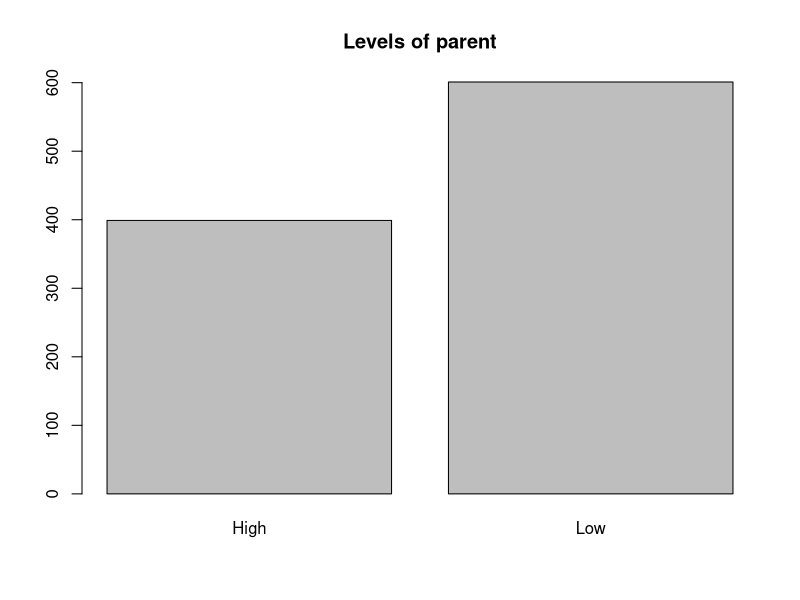
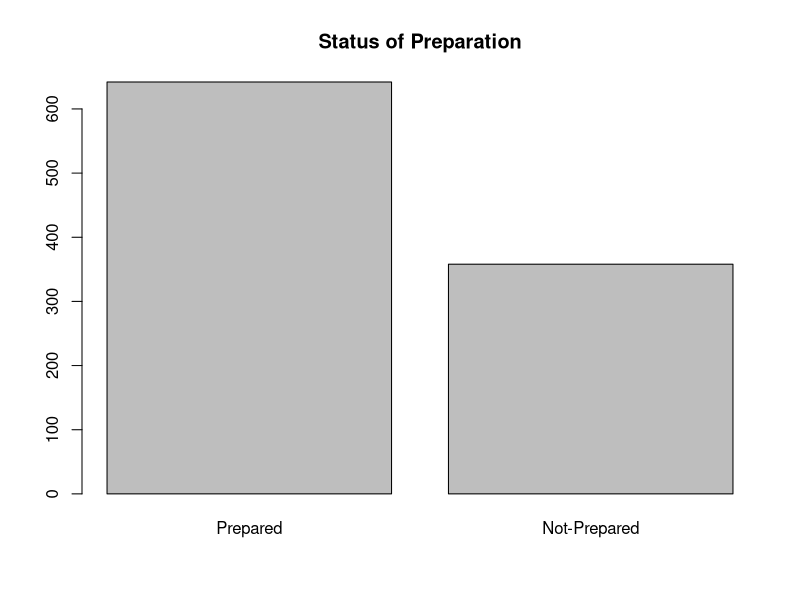
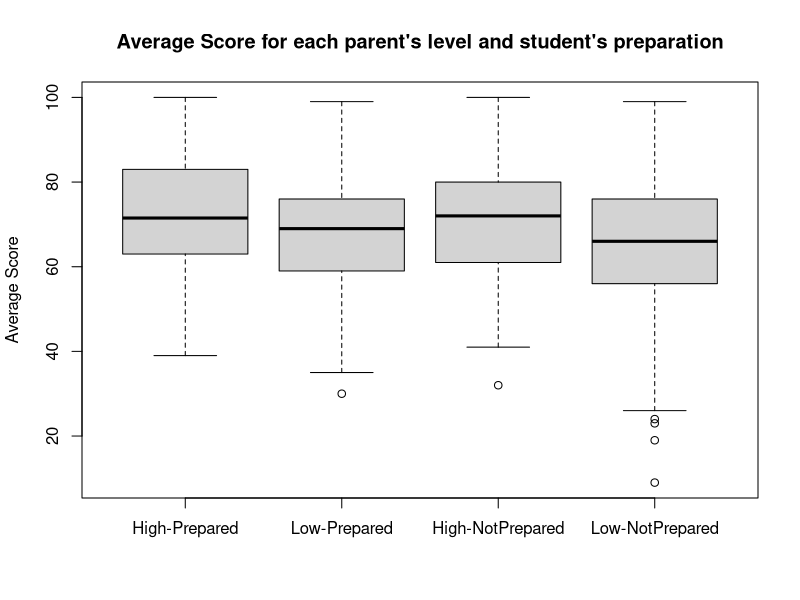
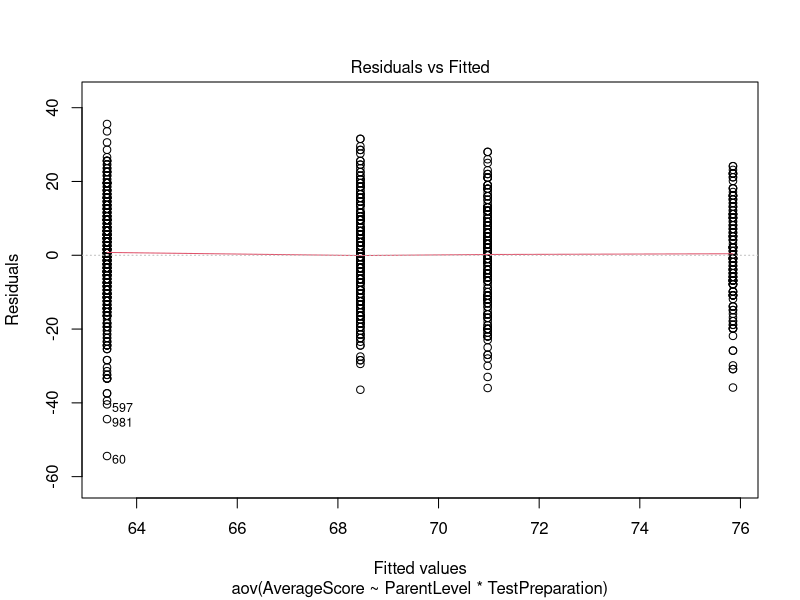
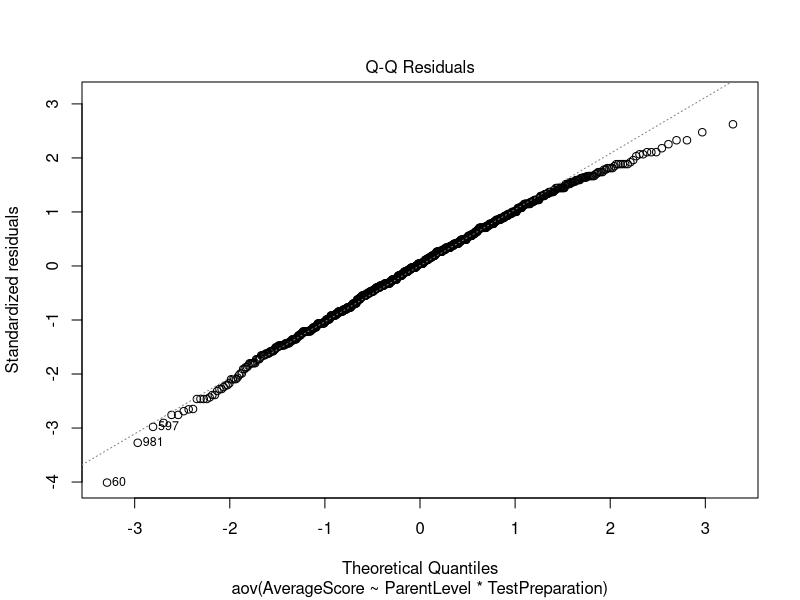

The R source for these figures, in order:
df = read.csv('student.csv')
#choose 3 variables Parent, Preparation, Average score
df <- df[,c('ParentLevel', 'TestPreparation','AverageScore')]
head(df)
dim(df)
#data transformation
df[df == "completed"] <- 0
df[df == "none"] <- 1
df[df == "bachelor's degree"] <- 0
df[df == "master's degree"] <- 0
df[df == "associate's degree"] <- 0
df[df == "high school"] <- 1
df[df == "some college"] <- 1
df[df == "some high school"] <- 1
df$ParentLevel[df$ParentLevel == 0] <- "High"
df$ParentLevel[df$ParentLevel == 1] <- "Low"
df$TestPreparation[df$TestPreparation == 0] <- "Prepared"
df$TestPreparation[df$TestPreparation == 1] <- "Not-Prepared"
df
#data visualization
#parent level
barplot(table(df$ParentLevel), main="Levels of parent", names.arg = c("High","Low"))
#preparation
barplot(table(df$TestPreparation), main="Status of Preparation", names.arg = c("Prepared","Not-Prepared"))
#plot against different combinations
#re-transform data to binary value
df$ParentLevel[df$ParentLevel == "High"] <- 0
df$ParentLevel[df$ParentLevel == "Low"] <- 1
df$TestPreparation[df$TestPreparation == "Prepared"] <- 0
df$TestPreparation[df$TestPreparation == "Not-Prepared"] <- 1
#plot
boxplot(df$AverageScore[df$ParentLevel == 0][df$TestPreparation == 0], df$AverageScore[df$ParentLevel == 1][df$TestPreparation == 0], df$AverageScore[df$ParentLevel == 0][df$TestPreparation == 1], df$AverageScore[df$ParentLevel == 1][df$TestPreparation == 1], ylab = "Average Score", main="Average Score for each parent's level and student's preparation", names = c("High-Prepared", "Low-Prepared", "High-NotPrepared", "Low-NotPrepared"))
#model of variance analysis
summary(aov(AverageScore ~ ParentLevel*TestPreparation, data = df))
#model adequacy checking
#1. homogeneity of variances assumption
ANOVA <- aov(AverageScore ~ ParentLevel*TestPreparation, data = df)
plot(ANOVA,1)
library(car)
leveneTest(AverageScore ~ as.factor(ParentLevel)*as.factor(TestPreparation), data = df)
#2. normality assumption
plot(ANOVA,2)
